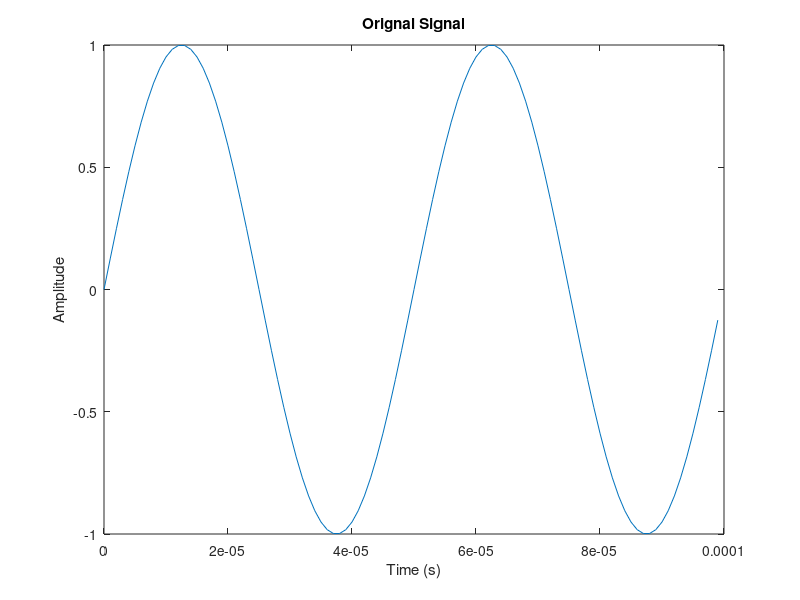
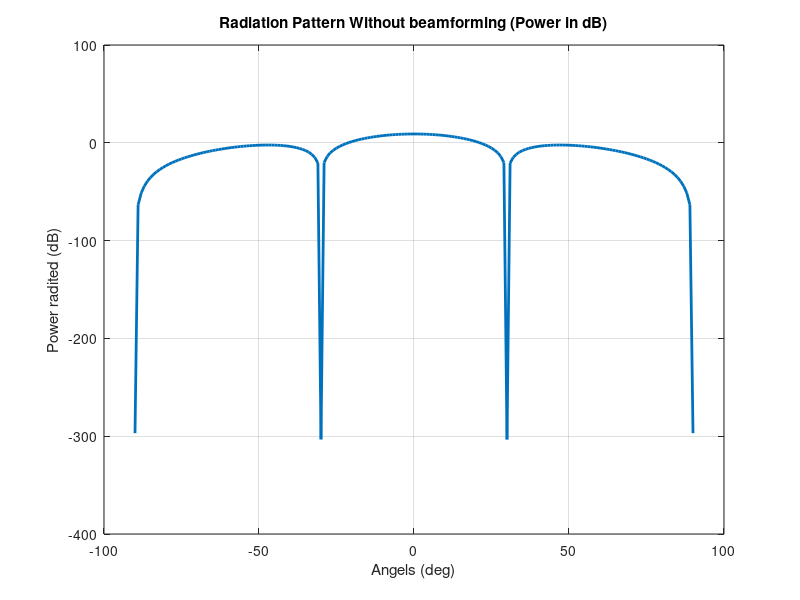
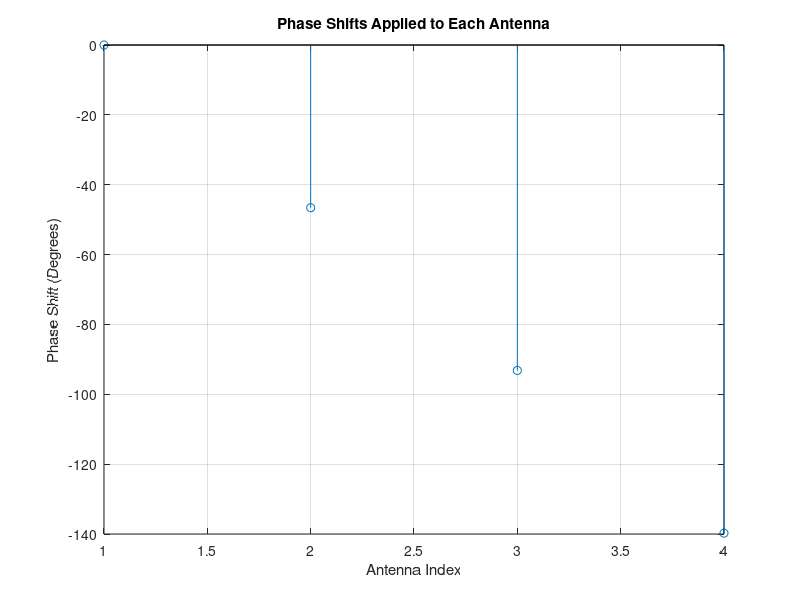
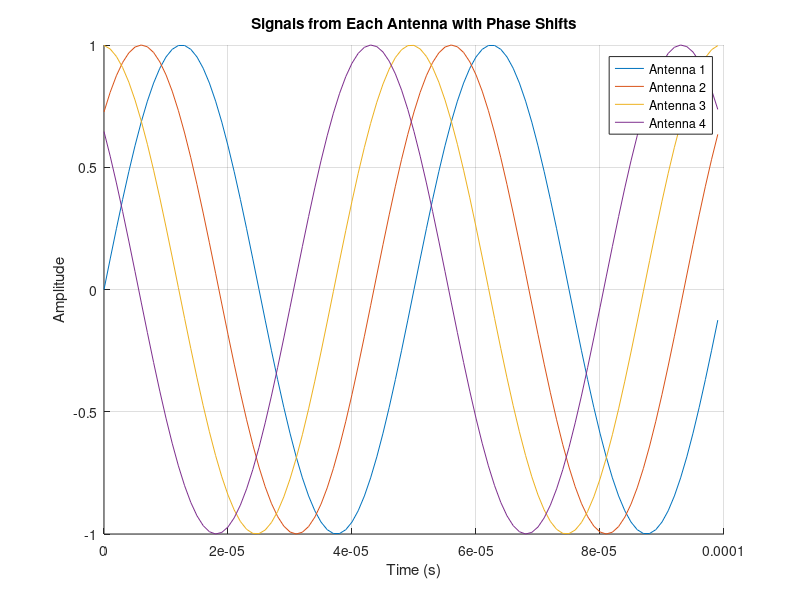

Write MATLAB code to recreate these figures, in order.
% Parameters for Signal Generation
f = 20000;                % Frequency of the signal (2.4 GHz)
c = 3e8;                  % Speed of light (m/s)
lambda = c / f;           % Wavelength of the signal
fs = 1e6;                 
t = (0:100-1)/fs ; 
signal = -1i*exp(2i*pi*f*t); % Generate a sinusoidal signal
plot(t, real(signal));
hold off;
xlabel('Time (s)');
ylabel('Amplitude');
title('Orignal Signal');

% Array Geometry
N = 4;                     % Number of antennas as N increas the Side loops will be smaller and beam will be more directed 
d = lambda / 2;            % Antenna spacing (lambda/2)

% Angle of Beam Direction (desired beam direction)
theta = -15;                % Desired beam direction (in degrees)

% Phase Shift Calculation for each antenna
k = 2 * pi / lambda;       % Wavenumber
% Preallocate space for phase shifts and delayed signals
phase_shifts = zeros(1, N);
signals_with_phases = zeros(N, length(t));
delayed_signals     = zeros(N, length(t));


angles = -90:1:90;             % Angle range for evaluation (-90° to 90°)
num_angles = length(angles);   % Number of angles
power_values = zeros(1, num_angles); % Initialize power array for polar plot

for idx = 1:num_angles
    thetaa = angles(idx);       % Current evaluation angle
 
for n = 1:N
    % Calculate the time delay for each antenna
    Delta_tn = (n-1) * d * sind(thetaa)/c ;
    % Convert time delay to phase shift (radians)
    phase_shifts(n) =   k * (c * Delta_tn)    ;            %%2 * pi * f * Delta_tn;
    % Apply phase shift to the signal for each antenna
    signals_with_phases(n, :) =   signal *  exp(-1i*phase_shifts(n)) ;              %%sin(2 * pi * f * t - phase_shifts(n)*c); %%%%%%%%%%%%%%%%%%%%%%%% Need an explantion ??????????  ;                
    
end

% Compute the power as the squared magnitude of the array factor
    beamformed_signal = sum(real(signals_with_phases), 1);
    power_values(idx) = sum((abs(beamformed_signal)).^2)/ length(beamformed_signal);
end


% Plot Power vs. Angle in a Polar Plot (Radiation Pattern)
figure;
plot(angles, 10 * log10(power_values), 'LineWidth', 2);
xlabel('Angels (deg)');
ylabel('Power radited (dB)');
title('Radiation Pattern Without beamforming (Power in dB)');
grid on;

%% beamforming 

  % Hamming Window: Reduces sidelobes while slightly broadening the main lobe.
         weights = 1;    %.54 - .46*cos(2*pi*(0:N-1)/(N-1));
         normalized_wight =   weights/sqrt((sum((abs(weights)).^2))/N); %To minimize SNR loss while using weights:

   % phahse shift will be applied to each antenna 
phase_shiftsa = zeros(N,1);
signals_with_phasesa = zeros(N,length(t));
 for n = 1:N
    % Calculate the time delay for each antenna
    Delta_tna = (n-1) * d * sind(theta)/c ;
    % Convert time delay to phase shift (radians)
    phase_shiftsa(n) = exp(-2i*(n-1)*pi*d*sind(theta)/lambda);  %% k * (c * Delta_tna)    ;            %%2 * pi * f * Delta_tn;
    % Apply phase shift to the signal for each antenna
    signals_with_phasesa(n, :) = weights * signal .* phase_shiftsa(n)  ; %%sin(2 * pi * f * t - phase_shiftsa(n)*c); %%%%%%%%%%%%%%%%%%%%%%%% Need an explantion ??????????  ;                
    
 end

 % Visualize phase shifts
phase_shiftsinDeg = ((2*(0:N-1)*pi*d*sind(theta)/lambda) * 180)/ pi;
figure;
stem(1:N, phase_shiftsinDeg);
xlabel('Antenna Index');
ylabel('Phase Shift (Degrees)');
title('Phase Shifts Applied to Each Antenna');
grid on;

% Plot weights
%figure;
%stem(1:N, weights);
%xlabel('Antenna Index');
%ylabel('Weight');
%title('Hamming Window Weights');
%grid on;



% Plot individual signals for each antenna
figure;
hold on;
for n = 1:N
    plot(t, real(signals_with_phasesa(n, :)), 'DisplayName', ['Antenna ' num2str(n)]);
end
hold off;
xlabel('Time (s)');
ylabel('Amplitude');
title('Signals from Each Antenna with Phase Shifts');
legend;
grid on;

  % Wave in 15 degree direction 
  phase_shift = exp(-2i*pi*d*sind(theta) *(0:N-1)' /lambda);
  beamformed_signal_After =   signals_with_phasesa' * phase_shift  ;
  % Plot the Beamformed Signal
figure;
plot(t,real(beamformed_signal_After));
xlabel('Time (s)');
ylabel('Amplitude');
title('Beamformed Signal in the Direction 15°');
grid on;

% Display results
disp('Max amplitude of beamformed signal:');
disp(max(abs(beamformed_signal_After)));  % Display max amplitude



  angles = -90:1:90;             % Angle range for evaluation (-90° to 90°)
num_angles = length(angles);   % Number of angles
power_values = zeros(1, num_angles); % Initialize power array for polar plot

for idx = 1:num_angles
    thetaa = angles(idx);       % Current evaluation angle
 
for n = 1:N
    % Calculate the time delay for each antenna
    Delta_tn = (n-1) * d * sind(thetaa)/c ;
    % Convert time delay to phase shift (radians)
    phase_shifts(n) =   exp(2i*(n-1)*pi*d*sind(thetaa)/lambda)    ;            %%2 * pi * f * Delta_tn;
    % Apply phase shift to the signal for each antenna
    signals_with_phases(n, :) =   signals_with_phasesa(n, :)*phase_shifts(n);                 
    
end

% Compute the power as the squared magnitude of the array factor
    beamformed_signal = sum(signals_with_phases, 1);
    power_values(idx) = sum(abs(beamformed_signal).^2) / length(beamformed_signal);
end


% Plot Power vs. Angle in a Polar Plot (Radiation Pattern)
figure;
plot(angles, 10 * log10(power_values/max(power_values)), 'LineWidth', 2);
xlabel('Angels (deg)');
ylabel('Power radited (dB)');
title('Radiation Pattern after beamforming (Power in dB)');
grid on;


%% Add Noise to the Signal and Calculate SNR
snr_without_beamforming = [];
snr_with_beamforming = [];

% Add white Gaussian noise to the original signal
noise_power = 0.1; % Adjust noise power as needed
noisy_signal = signal + sqrt(noise_power/2) * (randn(size(signal)) + 1i * randn(size(signal)));

% Plot the noisy signal
figure;
plot(t, real(noisy_signal));
xlabel('Time (s)');
ylabel('Amplitude');
title('Noisy Signal');
grid on;

% Calculate SNR without beamforming
signal_power = sum(abs(signal).^2) / length(signal); % Average power of original signal
noise_power_calculated = sum(abs(noisy_signal - signal).^2) / length(signal); % Average power of noise
snr_without_beamforming = 10 * log10(signal_power / noise_power_calculated); % SNR in dB

% Add noise to signals for beamforming process
noisy_signals_with_phases = signals_with_phasesa + sqrt(noise_power/2) * (randn(size(signals_with_phasesa)) + 1i * randn(size(signals_with_phasesa)));

% Beamform the noisy signal
noisy_beamformed_signal = noisy_signals_with_phases' * phase_shift;

% Calculate SNR after beamforming
beamformed_signal_power = sum(abs(beamformed_signal_After).^2) / length(beamformed_signal_After);
beamformed_noise_power = sum(abs(noisy_beamformed_signal - beamformed_signal_After).^2) / length(noisy_beamformed_signal);
snr_with_beamforming = 10 * log10(beamformed_signal_power / beamformed_noise_power);

% Display SNR values
disp('SNR without beamforming (dB):');
disp(snr_without_beamforming);

disp('SNR with beamforming (dB):');
disp(snr_with_beamforming);

% Plot beamformed noisy signal
figure;
plot(t, real(noisy_beamformed_signal));
xlabel('Time (s)');
ylabel('Amplitude');
title('Noisy Beamformed Signal');
grid on;